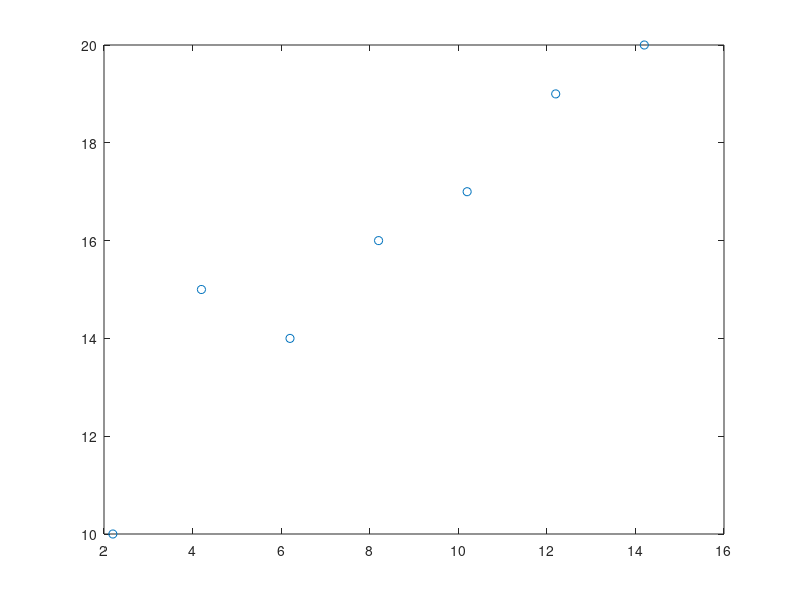

Source code (MATLAB):
x=[2.2 4.2 6.2 8.2 10.2 12.2 14.2];
y=[10 15 14 16 17 19 20];

%fit_1=polyfit(x,y,1);val_1=polyval(fit_1,x); %Hallando ajuste lineal
%fit_6=polyfit(x,y,6);rango=0:.01:15;val_6=polyval(fit_6,rango); %Hallando ajuste de grado 6
%plot(x,y,'o',x,val_1);
%figure(2)
%plot(x,y,'o',rango,val_6);

plot(x,y,'o')
